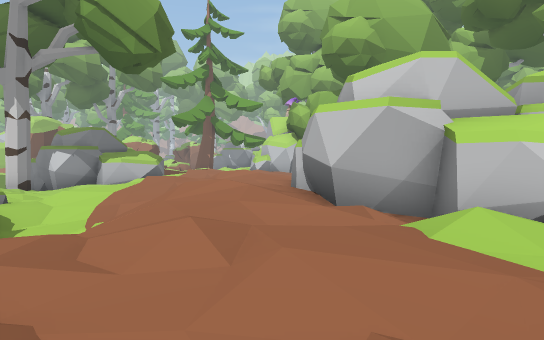
view 1 (above)

23 first-person views from a walk through a Unity game level. The camera is 1.5 m above the floor, tilts 2° down and sees 70° across. The floor is counted in squares, 2 m on a side. Each view is taken from the middle of a square. On the plan, view 1 faces up. The plan holds only what a view shows up to about 12 squares ahead; the rest is blank. The place goes on beyond the plan. Some animated figures are not drawn.

view 2
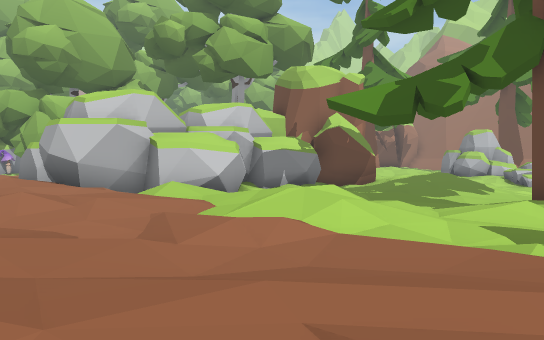

view 3
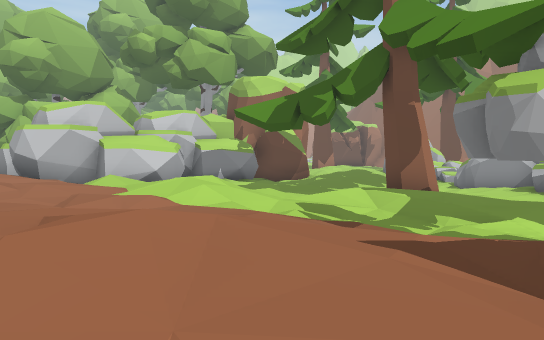

view 4
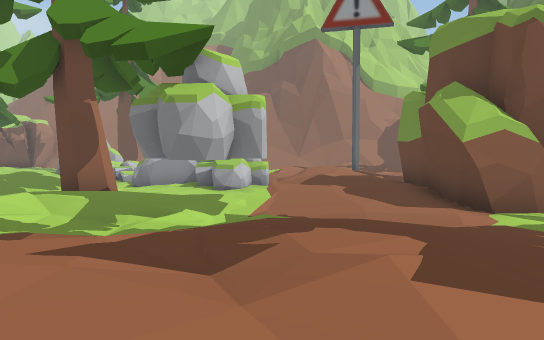

view 5
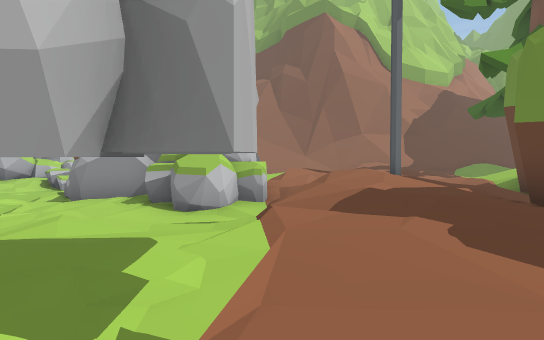

view 6
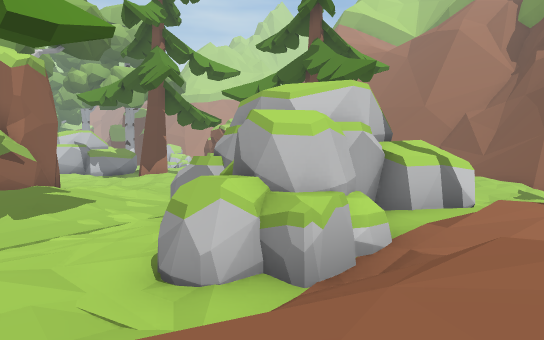

view 7
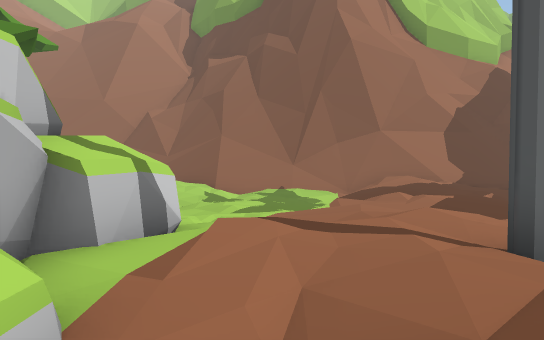

view 8
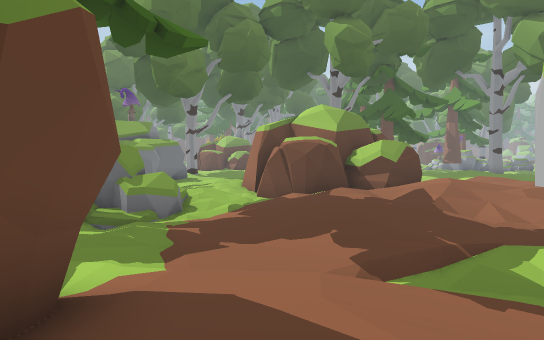

view 9
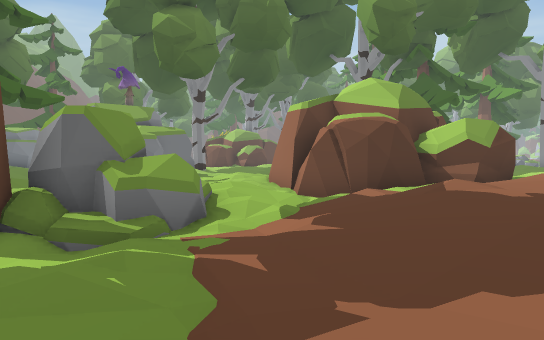

view 10
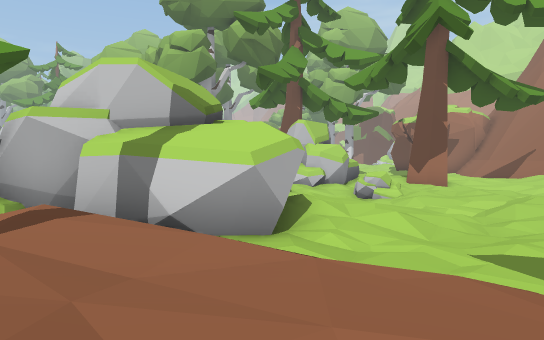

view 11
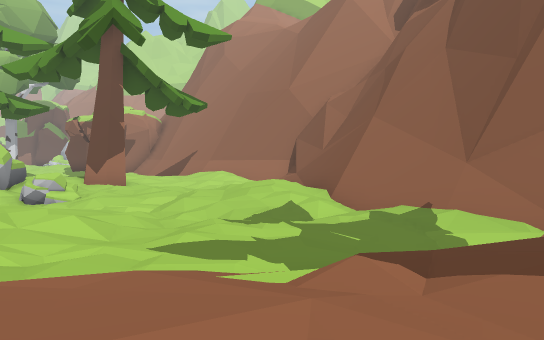

view 12
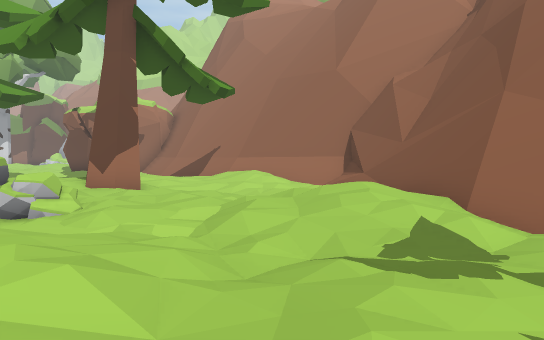

view 13
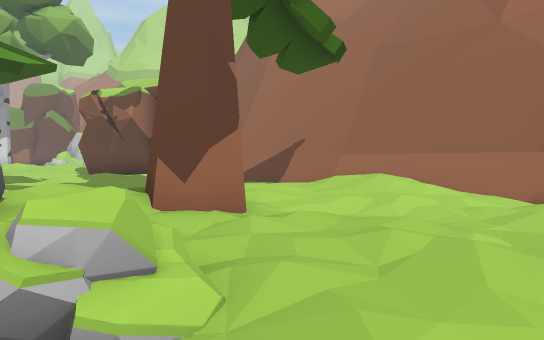

view 14
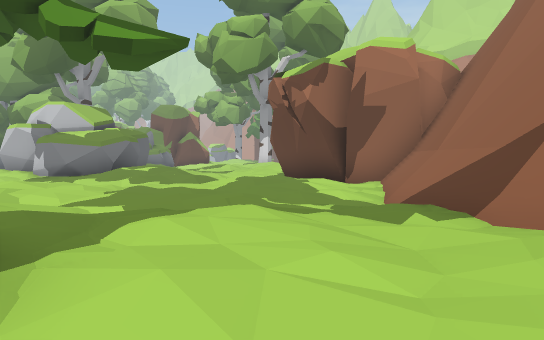

view 15
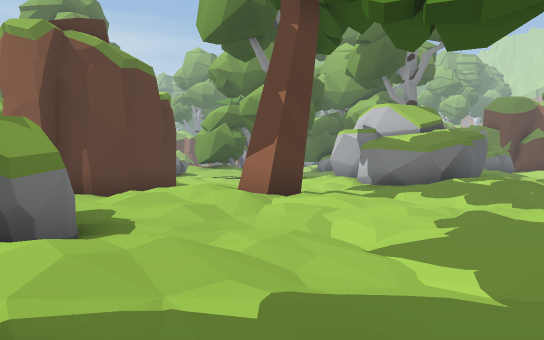

view 16
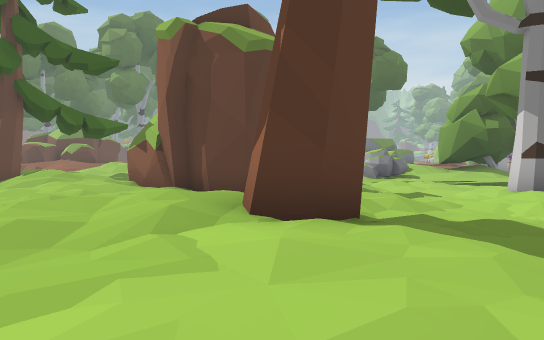

view 17
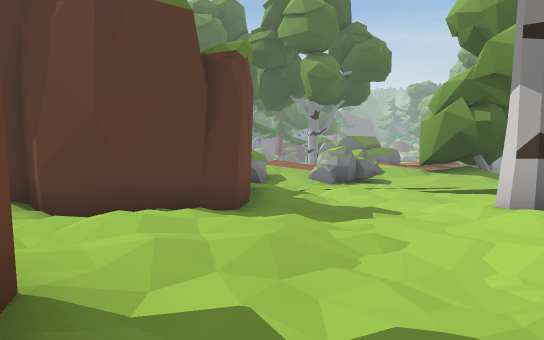

view 18
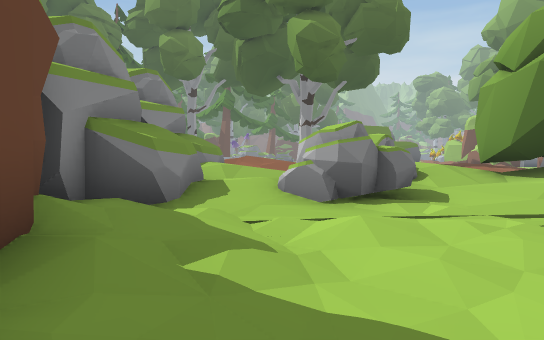

view 19
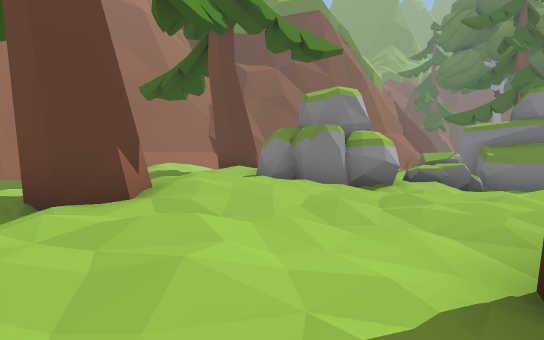

view 20
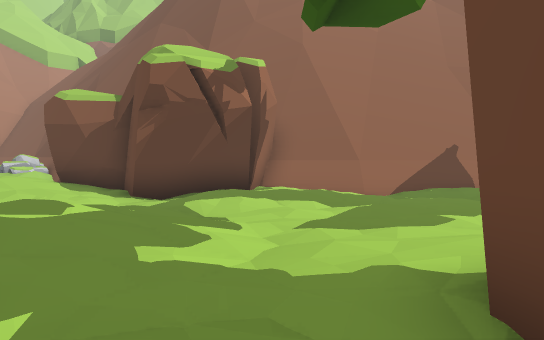

view 21
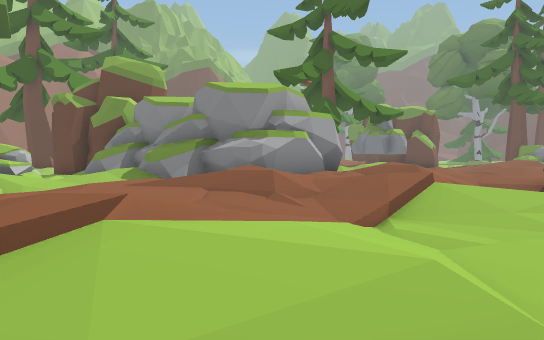

view 22
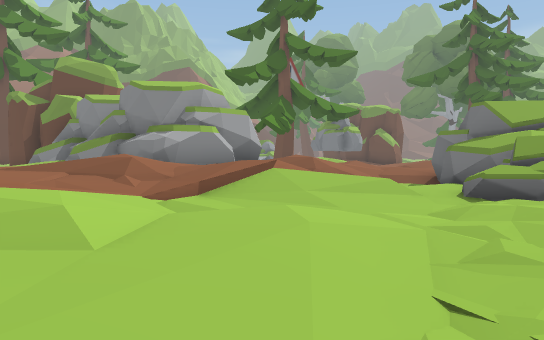

view 23
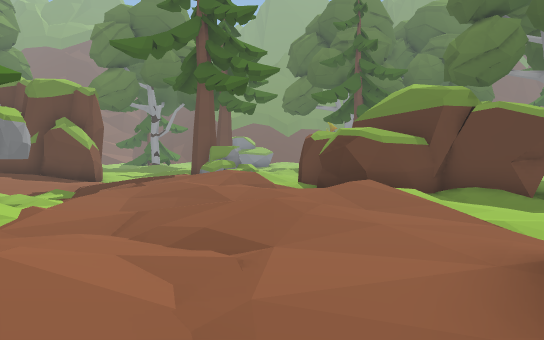

### Floor plan
Key: @ floor where view 1 was taken; # wall or solid block; . main floor; : floor 0.25 m higher than the main floor; - floor 0.25 m lower than the main floor; + floor 0.5 m higher than the main floor; _ floor 0.5 m lower than the main floor; * floor 0.75 m higher than the main floor; < floor 0.75 m lower than the main floor; % floor 1 m higher than the main floor; / step, stairs or slope; = window, fence, low wall or low ledge; ^ raised ledge; R rock.
Columns run from 7 left of view 1 to 27 right of it. Each row starts with its distance up from view 1.
 14   -./+      /.-___-#     #   ...#
 13 __-///++    RR---__//::###++.--##
 12 _-./+:+* ::+ RR-_<__--.-.:+:.--#
 11 _-...:/*+:.+./.-/___-----...-.:###
 10 --../:%*://*/:..-/__-.:...--..::.#
  9  .-//***#######.###-.::....-.....#
  8  ..+++++#     ### ##-:.:#:.-.-.-/##
  7  R/.://+#          #--:++:.-..--/=^
  6   ^///%*### ##    ##...+:.....--/#^
  5   ##-/**//#####  ##....:::....../#
  4    #//+:///  ..  #/::...##:/:::./#
  3     ::/+++:  .--.:::.--###/+#.::/#
  2    ::::+:+   _--:++/-_-/##:/#..:+#
  1   -:+///:/   _--////__R/.- -.--.:##
  0  -.::++@://:--__--____RR-_R-..--./#
 -1  -./**/.../../  __<_###/----.-../##
 -2 --///++/:-/-::#____## ##/---// :/#
 -3 ../:://+:.--..--__-#    :.-/:/ //#
 -4 ####./%//---RR-___R     ://-/+/###
 -5    #./**/:-__-.-_RRR####.---.:###
 -6    ##:+/+:./_-.///R/++/.--..--#
 -7    ##-:++:./-/:/+//.+*+:.----.#
 -8  ####-.::.-_-:++/*%/+*/::/-__/#
 -9 /#/--/:/-----:++//+*+#*::::///#
-10 :..   /R/.--####..:  ://:+++/
-11 .-    RR/-- #    ..    .:+:*%

Positions as (right, up) in squares from view 1, and headings:
1: (0, 0), facing up
2: (-2, -3), facing up-right
3: (-2, -6), facing up-right
4: (-2, -6), facing right
5: (3, -6), facing right
6: (8, -8), facing up-right
7: (10, -7), facing right
8: (8, -8), facing left
9: (5, -9), facing left
10: (16, -10), facing up
11: (16, -10), facing up-right
12: (17, -7), facing up-right
13: (18, -2), facing up-right
14: (23, 1), facing up
15: (22, 3), facing up-left
16: (21, 8), facing left
17: (18, 10), facing left
18: (12, 11), facing left
19: (12, 10), facing down-right
20: (15, 10), facing right
21: (-5, 14), facing down-right
22: (-7, 13), facing down-right
23: (-2, 5), facing down
